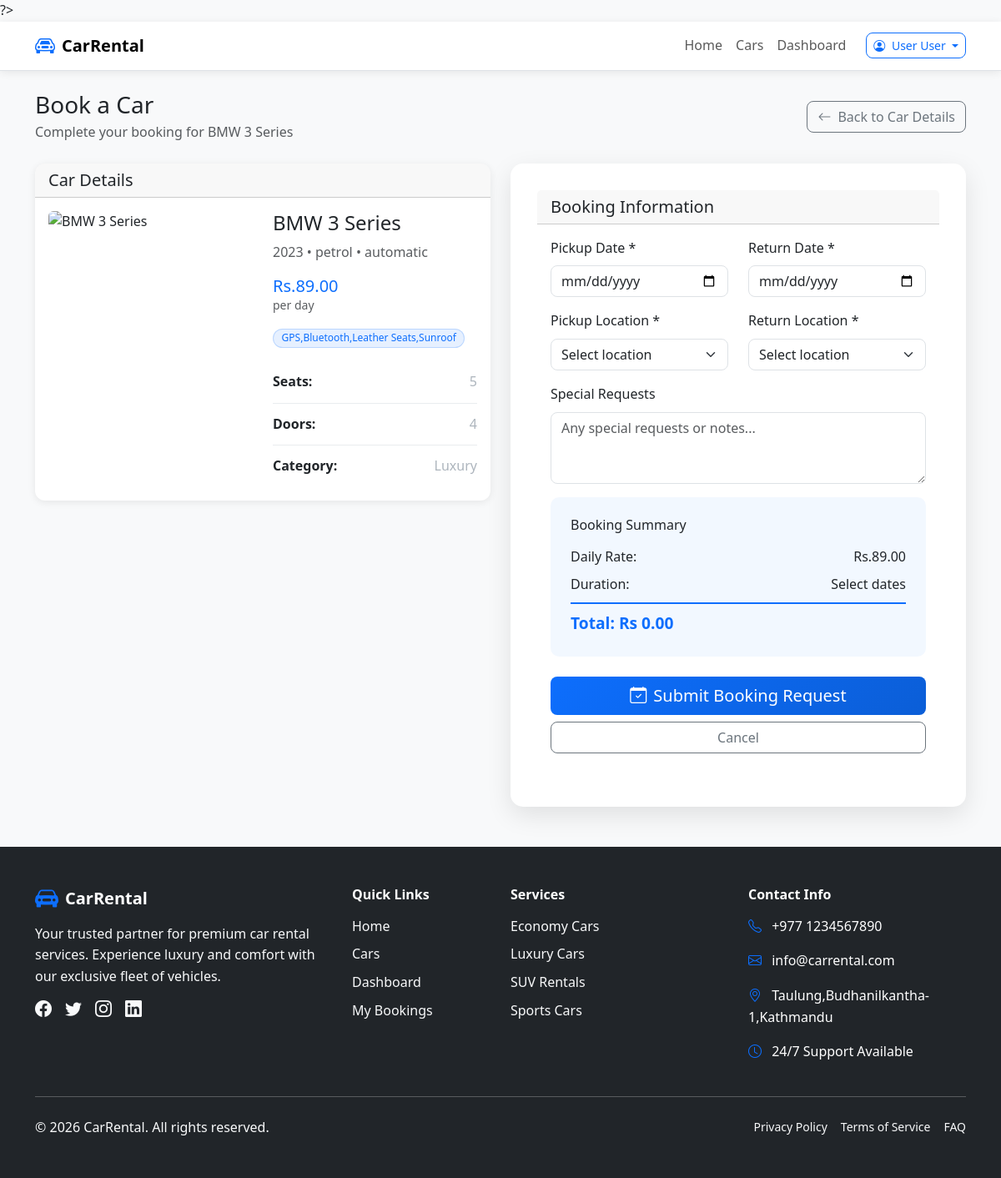
Page /book-car.php?id=1 (signed in) on the committed database.
### tables this page shows
CREATE TABLE `cars` (
  `id` int(11) NOT NULL,
  `brand` varchar(50) NOT NULL,
  `model` varchar(50) NOT NULL,
  `year` int(11) NOT NULL,
  `color` varchar(30) DEFAULT NULL,
  `license_plate` varchar(20) NOT NULL,
  `chassis_number` varchar(17) DEFAULT NULL,
  `mileage` int(11) DEFAULT 0,
  `fuel_type` enum('petrol','diesel','hybrid','electric') NOT NULL,
  `transmission` enum('manual','automatic') NOT NULL,
  `seats` int(11) NOT NULL,
  `doors` int(11) NOT NULL,
  `category` enum('economy','compact','mid-size','full-size','luxury','suv','sports') NOT NULL,
  `daily_rate` decimal(10,2) NOT NULL,
  `description` text DEFAULT NULL,
  `features` longtext DEFAULT NULL CHECK (json_valid(`features`)),
  `images` longtext DEFAULT NULL CHECK (json_valid(`images`)),
  `status` enum('available','rented','maintenance','unavailable') DEFAULT 'available',
  `created_at` timestamp NOT NULL DEFAULT current_timestamp(),
  `updated_at` timestamp NOT NULL DEFAULT current_timestamp() ON UPDATE current_timestamp()
);

### public/url.php (called while the page is built, shortened)
<?php
if (!function_exists('base_url')) {
    function base_url(string $path = ''): string {
        $https = (!empty($_SERVER['HTTPS']) && $_SERVER['HTTPS'] !== 'off')
                 || (isset($_SERVER['SERVER_PORT']) && (int)$_SERVER['SERVER_PORT'] === 443);
        $scheme = $https ? 'https' : 'http';
        $host = $_SERVER['HTTP_HOST'] ?? $_SERVER['SERVER_NAME'] ?? 'localhost';
        $base = $scheme . '://' . $host . '/Car-rental-php/public/';
        $path = ltrim($path, '/');
        return $base . $path;
    }
}
function asset_url(string $path = ''): string {
    return base_url('assets/' . ltrim($path, '/'));
}
?>

### config/database.php (called while the page is built, shortened)
<?php
try {
    $dsn = "mysql:host=" . DB_HOST . ";dbname=" . DB_NAME . ";charset=" . DB_CHARSET;
    $pdo = new PDO($dsn, DB_USER, DB_PASS, [
        PDO::ATTR_ERRMODE => PDO::ERRMODE_EXCEPTION,
        PDO::ATTR_DEFAULT_FETCH_MODE => PDO::FETCH_ASSOC,
        PDO::ATTR_EMULATE_PREPARES => false,
    ]);
} catch (PDOException $e) {
    die("Database connection failed: " . $e->getMessage());
}
function db_query($sql, $params = []) {
    global $pdo;
    try {
        $stmt = $pdo->prepare($sql);
        $stmt->execute($params);
        return $stmt;
    } catch (PDOException $e) {
        error_log("Database query error: " . $e->getMessage());
        return false;
    }
}
function db_fetch($sql, $params = []) {
    $stmt = db_query($sql, $params);
    return $stmt ? $stmt->fetch() : false;
}
?>

### public/book-car.php (the view, shortened to what this page needs)
<?php
require_once __DIR__ . '/url.php';
$car_id = intval($_GET['id'] ?? 0);
$car = db_fetch("SELECT * FROM cars WHERE id = ? AND status = 'available'", [$car_id]);
$car_images = json_decode($car['images'], true) ?? [];
$car_features = json_decode($car['features'], true) ?? [];
?>
<!DOCTYPE html>
<html lang="en">
<head>
    <link href="https://cdn.jsdelivr.net/npm/bootstrap@5.3.2/dist/css/bootstrap.min.css" rel="stylesheet">
    <link rel="stylesheet" href="https://cdn.jsdelivr.net/npm/bootstrap-icons@1.11.2/font/bootstrap-icons.css">
    <link rel="stylesheet" href="<?= asset_url('css/styles.css') ?>">
    <link rel="stylesheet" href="<?= asset_url('css/theme.css') ?>">
    <link rel="stylesheet" href="<?= asset_url('css/cars.css') ?>">
</head>
<body>
<?php include '../public/navbar.php'; ?>
<main class="py-4">
    <div class="container">
        <div class="row mb-4">
            <div class="col-12">
                <div class="d-flex justify-content-between align-items-center">
                    <div>
                        <h1 class="h3 mb-1">Book a Car</h1>
                        <p class="text-muted mb-0">Complete your booking for <?= htmlspecialchars($car['brand'] . ' ' . $car['model']) ?></p>
                    </div>
                    <a href="<?= base_url('car-details.php?id=' . $car['id']) ?>" class="btn btn-outline-secondary">
                        <i class="bi bi-arrow-left me-2"></i>Back to Car Details
                    </a>
                </div>
            </div>
        </div>
        <div class="row g-4">
            <div class="col-lg-6">
                <div class="card">
                    <div class="card-header">
                        <h5 class="card-title mb-0">Car Details</h5>
                    </div>
                    <div class="card-body">
                        <div class="row">
                            <div class="col-md-6">
                                <img src="<?= htmlspecialchars($car_images[0] ?? 'https://via.placeholder.com/400x250') ?>"
                                     alt="<?= htmlspecialchars($car['brand'] . ' ' . $car['model']) ?>"
                                     class="img-fluid rounded mb-3">
                            </div>
                            <div class="col-md-6">
                                <h4><?= htmlspecialchars($car['brand'] . ' ' . $car['model']) ?></h4>
                                <p class="text-muted"><?= htmlspecialchars($car['year']) ?> • <?= htmlspecialchars($car['fuel_type']) ?> • <?= htmlspecialchars($car['transmission']) ?></p>
                                <div class="mb-3">
                                    <h5 class="text-primary mb-0">Rs.<?= number_format($car['daily_rate'], 2) ?></h5>
                                    <small class="text-muted">per day</small>
                                </div>
                                <div class="car-features mb-3">
                                    <?php foreach (array_slice($car_features, 0, 4) as $feature): ?>
                                        <span class="badge bg-light text-dark me-1"><?= htmlspecialchars($feature) ?></span>
                                    <?php endforeach; ?>
                                </div>
                                <div class="spec-item">
                                    <span class="spec-label">Seats:</span>
                                    <span class="spec-value"><?= $car['seats'] ?></span>
                                </div>
                                <div class="spec-item">
                                    <span class="spec-label">Doors:</span>
                                    <span class="spec-value"><?= $car['doors'] ?></span>
                                </div>
                                <div class="spec-item">
                                    <span class="spec-label">Category:</span>
                                    <span class="spec-value"><?= ucfirst($car['category']) ?></span>
                                </div>
                            </div>
                        </div>
                    </div>
                </div>
            </div>
            <div class="col-lg-6">
                <div class="card booking-form">
                    <div class="card-header">
                        <h5 class="card-title mb-0">Booking Information</h5>
                    </div>
                    <div class="card-body">
                        <form method="POST">
                            <div class="row mb-3">
                                <div class="col-md-6">
                                    <label for="pickup_date" class="form-label">Pickup Date *</label>
                                    <input type="date" class="form-control" id="pickup_date" name="pickup_date"
                                           value="<?= htmlspecialchars($pickup_date ?? '') ?>" required>
                                </div>
                                <div class="col-md-6">
                                    <label for="return_date" class="form-label">Return Date *</label>
                                    <input type="date" class="form-control" id="return_date" name="return_date"
                                           value="<?= htmlspecialchars($return_date ?? '') ?>" required>
                                </div>
                            </div>
                            <div class="row mb-3">
                                <div class="col-md-6">
                                    <label for="pickup_location" class="form-label">Pickup Location *</label>
                                    <select class="form-select" id="pickup_location" name="pickup_location" required>
                                        <option value="">Select location</option>
                                    </select>
                                </div>
                                <div class="col-md-6">
                                    <label for="return_location" class="form-label">Return Location *</label>
                                    <select class="form-select" id="return_location" name="return_location" required>
                                        <option value="">Select location</option>
                                    </select>
                                </div>
                            </div>
                            <div class="mb-3">
                                <label for="user_notes" class="form-label">Special Requests</label>
                                <textarea class="form-control" id="user_notes" name="user_notes" rows="3"
                                          placeholder="Any special requests or notes..."><?= htmlspecialchars($user_notes ?? '') ?></textarea>
                            </div>
                            <div class="booking-summary">
                                <h6 class="mb-3">Booking Summary</h6>
                                <div class="price-item">
                                    <span>Daily Rate:</span>
                                    <span>Rs.<?= number_format($car['daily_rate'], 2) ?></span>
                                </div>
                                <div class="price-item">
                                    <span>Duration:</span>
                                    <span id="duration">Select dates</span>
                                </div>
                                <div class="price-total">
                                    <span>Total:</span>
                                    <span id="total">Rs 0.00</span>
                                </div>
                            </div>
                            <div class="d-grid gap-2 mt-4">
                                <button type="submit" class="btn btn-primary btn-lg">
                                    <i class="bi bi-calendar-check me-2"></i>Submit Booking Request
                                </button>
                                <a href="<?= base_url('cars.php') ?>" class="btn btn-outline-secondary">
                                    Cancel
                                </a>
                            </div>
                        </form>
                    </div>
                </div>
            </div>
        </div>
    </div>
</main>
<?php include '../public/footer.php'; ?>
</body>
</html>

### public/assets/css/styles.css (style rules this page uses)
:root { --primary-color: #0d6efd; --secondary-color: #6c757d; --success-color: #198754; --warning-color: #ffc107; --danger-color: #dc3545; --light-color: #f8f9fa; --muted-color: #adb5bd; --dark-color: #212529; --card-bg: #ffffff; --transition: all 0.3s ease; --radius-sm: 8px; --radius-md: 12px; --radius-lg: 16px; }
* { box-sizing: border-box; }
html, body { height: 100%; }
body { font-family: 'Segoe UI', Tahoma, Geneva, Verdana, sans-serif; line-height: 1.6; background-color: var(--light-color); color: var(--dark-color); -webkit-font-smoothing: antialiased; -moz-osx-font-smoothing: grayscale; transition: var(--transition); -webkit-tap-highlight-color: transparent; }
a { color: var(--primary-color); text-decoration: none; }
.card { transition: var(--transition); border: none; background: var(--card-bg); border-radius: var(--radius-md); box-shadow: 0 2px 10px rgba(0,0,0,0.08); overflow: hidden; }
.btn { border-radius: 8px; font-weight: 500; transition: var(--transition); }
.btn-primary { background: linear-gradient(135deg, #0d6efd 0%, #0b5ed7 100%); border: none; color: #fff; }
.badge { font-size: 0.75rem; font-weight: 500; }
.form-control, .form-select { border-radius: var(--radius-sm); border: 1px solid #dee2e6; transition: var(--transition); }
.car-features { display: flex; flex-wrap: wrap; gap: 0.25rem; }
.car-features .badge { font-size: 0.75rem; padding: 0.25rem 0.5rem; }

### public/assets/css/theme.css (style rules this page uses)
body { transition: background-color 0.3s ease, color 0.3s ease; }
.card { transition: background-color 0.3s ease, border-color 0.3s ease; }

### public/assets/css/cars.css (style rules this page uses)
.car-features { display: flex; flex-wrap: wrap; gap: 0.3rem; }
.car-features .badge { font-size: 0.75rem; padding: 0.3rem 0.6rem; border-radius: 12px; background: rgba(13, 110, 253, 0.1) !important; color: var(--primary-color) !important; border: 1px solid rgba(13, 110, 253, 0.2); }
.spec-item { display: flex; justify-content: space-between; align-items: center; padding: 0.75rem 0; border-bottom: 1px solid #e9ecef; }
.spec-item:last-child { border-bottom: none; }
.spec-label { font-weight: 600; color: var(--dark-color); }
.spec-value { color: var(--muted-color); }
.booking-form { background: var(--card-bg); border-radius: 15px; padding: 2rem; box-shadow: 0 10px 30px rgba(0,0,0,0.1); margin-bottom: 1.5rem; }
.booking-summary { background: rgba(13, 110, 253, 0.05); border-radius: 10px; padding: 1.5rem; margin-bottom: 1.5rem; }
.price-item { display: flex; justify-content: space-between; margin-bottom: 0.5rem; }
.price-total { font-weight: 700; font-size: 1.2rem; color: var(--primary-color); border-top: 2px solid var(--primary-color); padding-top: 0.5rem; margin-top: 0.5rem; }

### rows in the picture
cars: brand+model "BMW 3 Series", year "2023", fuel_type "petrol", transmission "automatic", daily_rate "89.00", features "GPS,Bluetooth,Leather Seats,Sunroof", seats "5", doors "4", category "Luxury"

### other values in the picture
$_SESSION['user_name'] "User User"
